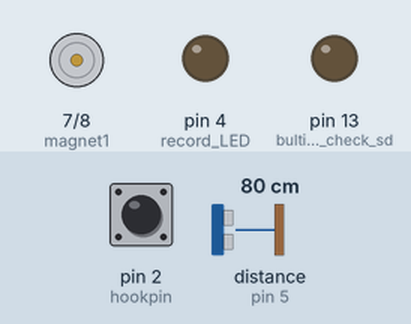
Bench run of a sketch on a simulated Arduino Uno, built for the host (arithmetic inside an expression is 32-bit, double 64-bit). Shown: motor-driver pin pairs drawn as motors (green arrow = first pin HIGH = forward, orange = second pin HIGH = backward, longer = more drive), output pins drawn as LEDs (lit = HIGH). Wiring (inferred from the names in the program): ultrasonic range finder: trigger pin 6; echo pin 5. The test bench sets the inputs (shaded band); at power-on: pin 2 (hookpin) LOW, distance to the obstacle (sensor on pin 5) 80 cm. The echo pulse lasts 58.3 µs per cm; storage starts empty; EEPROM starts erased; the audio player accepts every command and is not drawn; pins used as bus, display or sensor lines are not drawn; what the sketch prints to the serial monitor is not drawn.

Above: at 10.05 s.
Timing chart, 0 to 17.2 s (numbered marks = the images above):
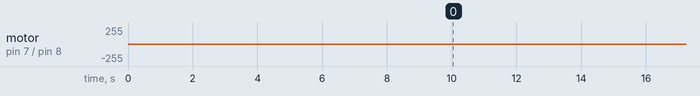

The sketch:

audioSavePlay_v6.ino
```cpp
#include <SD.h>
#include <SPI.h>
#include <TMRpcm.h>
#define SD_ChipSelectPin 10
TMRpcm audio;

//button definition
bool recmode = 0;
int audiofile = 0;
unsigned long i = 0;


//record different files
uint32_t myFileNumber ;
char audioFilename[13];
bool flag = 0;


//hcr04 distance sensor
#define trigPin 6
#define echoPin 5
#define hookpin 2 //flag=digitalread(hookpin)
long duration;
int distance;


//define electromagnet
#define magnet1 7
#define magnet2 8
unsigned long currentMillis = 0;
unsigned long previousMillis = 0;
unsigned long previousMillis2 = 0;

int ringCounter = 0; //to protect selenoid for overwork
unsigned long previousMillis3 = 0;

//eeprom store to not overwrite
#include <EEPROM.h>
int address = 0;
byte value;


void setup() {
  pinMode(A0, INPUT);
  pinMode(4, OUTPUT);//record LED
  audio.speakerPin = 9;
  pinMode(LED_BUILTIN, OUTPUT);//bultinled to check sd

  SD.begin(SD_ChipSelectPin);
  audio.CSPin = SD_ChipSelectPin;
  Serial.begin(9600);

  //  myFileNumber=(analogRead(A0)*1000); //give random to file name

  //hcr04 distance sensor
  pinMode(hookpin, INPUT);
  Serial.begin(9600);

  pinMode(trigPin, OUTPUT);
  pinMode(echoPin, INPUT);

  //define elctromagnet
  pinMode(magnet1, OUTPUT);
  pinMode(magnet2, OUTPUT);


  while (!SD.begin(SD_ChipSelectPin)) {
    Serial.println("SD okunamadı");
    digitalWrite(LED_BUILTIN, HIGH);


  }
  Serial.println("SD OK");
  digitalWrite(LED_BUILTIN, LOW);
  audio.play("sdcard.wav");
  delay(3000);

  //Test REC
  Serial.println("kayıt baslıyor");
  delay(1000);
  Serial.println("2");
  delay(1000);
  Serial.println("1");
  delay(1000);
  Serial.println("kayıt");


  audio.startRecording("test1.wav", 16000, A0);
  delay(2000);
  audio.stopRecording("test1.wav");
  Serial.println("kayıt ok");
  audio.play("test1.wav");
  Serial.println("play");
  delay(2000);

  //EEPROM FOR not overwrite

  value = EEPROM.read(address);
  if (value > 1) myFileNumber = value;


}


void loop() {


  //audio record and stop
  flag = (digitalRead(hookpin)); //hookpin
  Serial.print("flag-hookpin: "); Serial.println(flag);

  //used 2 parameter one for check hook is pressed the other we re recordin or stopping phase
  if (flag && !recmode ) {
    audio.play("anons.wav"); //play user note
    delay(7500);
    digitalWrite(4, HIGH);
    recmode = 1;
    myFileNumber++;

    //EEPROM
    if (myFileNumber > 30000) myFileNumber = 1; //protect to overflow
    EEPROM.write(address, myFileNumber);

    itoa(myFileNumber, audioFilename, 10); //continous file record
    strcat(audioFilename, ".wav");
    Serial.println("kayıt başladı,dosya ismi:"); Serial.println(audioFilename);
    audio.startRecording( audioFilename, 16000, A0);
  }

  if (!flag && recmode) {
    recmode = 0;
    digitalWrite(4, LOW);
    Serial.print("kayıt durdu");
    audio.stopRecording(audioFilename);

    previousMillis2 = millis();
    delay(1000);
    audio.disable();//disable speaker

  }

  //calculate distance
  if (flag == 0) {
    digitalWrite(trigPin, LOW);
    delayMicroseconds(2);
    digitalWrite(trigPin, HIGH);
    delayMicroseconds(10);    //Sets the trigPin HIGH (ACTIVE) for 10 microseconds
    digitalWrite(trigPin, LOW);
    // Reads the echoPin, returns the sound wave travel time in microseconds
    duration = pulseIn(echoPin, HIGH);
    // Calculating the distance
    distance = duration * 0.034 / 2; // Speed of sound wave divided by 2 (go and back)
    // Displays the distance on the Serial Monitor
    Serial.print("distance: "); Serial.println(distance);
  }

  //ring phone
  currentMillis = millis();

  if (currentMillis - previousMillis3 > 180000) { //bell can run max 10 times in 3 min

    previousMillis3 = millis();
    ringCounter = 0;
  }


  if ((flag == 0) && (distance < 200) && (distance > 3) && (currentMillis - previousMillis > 5000) && (currentMillis - previousMillis2 >= 30000) && (ringCounter < 10)) {
    previousMillis = millis();
    ringCounter = ringCounter + 1;
    Serial.println("*****************ring************");
    Serial.println(ringCounter);

    for (int i = 0; i < 18; i++) {
      flag = (digitalRead(hookpin)); //hookpin
      if (flag) break; //stop if hook rises
      digitalWrite(magnet1, HIGH);
      digitalWrite(magnet2, LOW);
      delay(70);

      digitalWrite(magnet1, LOW);
      digitalWrite(magnet2, HIGH);
      delay(70);

    }
    digitalWrite(magnet1, LOW);
    digitalWrite(magnet2, LOW);


  }


  delay(1000);
}
```
